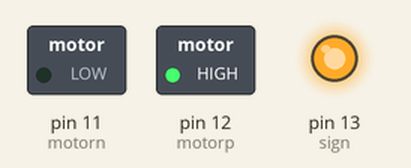
Recording of a sketch running on a simulated Arduino Uno, built with avr-gcc and run on an emulated ATmega328P. Parts: switched loads named in the sketch (green lamp = pin HIGH), output pins drawn as LEDs (lit = HIGH).

Above: at 1.0 s.
At 3.0 s:
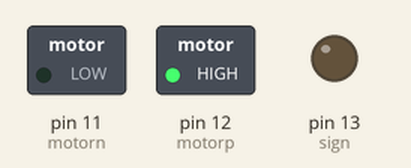
Timing chart, 0 to 4.6 s (numbered marks = the images above):
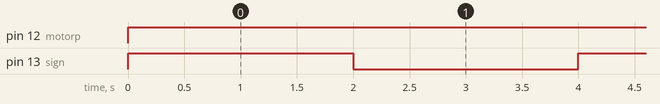

The sketch:

motor_work.ino
```cpp
int sign=13;
int motorp=12;
int motorn=11;
void setup() {
  // put your setup code here, to run once:]
  pinMode(motorp,OUTPUT);
  pinMode(motorn,OUTPUT);
  pinMode(sign,OUTPUT);
  Serial.begin(9600);
  pinMode(motorp,OUTPUT);


}

void loop() {
  digitalWrite(motorp,1);
  digitalWrite(sign,1);
  delay(2000);
  digitalWrite(sign,0);
  delay(2000);
  // put your main code here, to run repeatedly:
//  if(analogRead(A0)>100){
//    Serial.println("high voltage");
//    digitalWrite(motor,1);
//    delay(1000);
//  }else{
//    Serial.println("low voltage");
//    digitalWrite(motor,0);
//    delay(1000);
//  }
}
```

Measured:
- by itself, pin 12 (motorp): LOW → HIGH at 0.00 s
- by itself, pin 13 (sign): alternates HIGH for 2.0 s and LOW for 2.0 s
